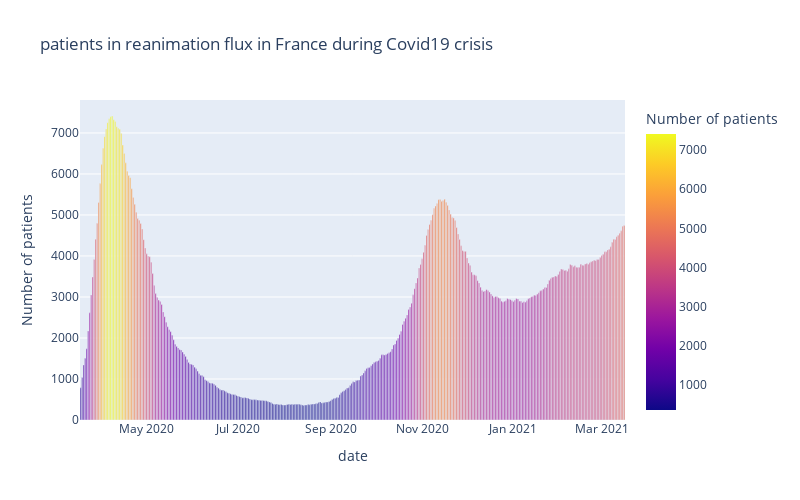

Notebook code for this chart:
### Code cell
fig = px.bar(rea_region_tot, x='date', y='Total',
    title=f'patients in reanimation flux in France during Covid19 crisis', color='Total', labels={'Total':'Number of patients'}, height=500, width=800)
fig.show()

### Figure 1 — Plotly figure (JSON) as saved in the notebook; plotly's stock layout.template omitted (floating-point values rounded to 4 significant figures; data arrays with more than 128 entries replaced by an {"elided": "..."} marker saying what was removed)
{"data": [{"alignmentgroup": "True", "hovertemplate": "date=%{x}<br>Number of patients=%{marker.color}<extra></extra>", "legendgroup": "", "marker": {"color": {"elided": "364 int values"}, "coloraxis": "coloraxis"}, "name": "", "offsetgroup": "", "orientation": "v", "showlegend": false, "textposition": "auto", "type": "bar", "x": {"elided": "364 str values"}, "xaxis": "x", "y": {"elided": "364 int values"}, "yaxis": "y"}], "layout": {"barmode": "relative", "coloraxis": {"colorbar": {"title": {"text": "Number of patients"}}, "colorscale": [[0, "#0d0887"], [0.1111, "#46039f"], [0.2222, "#7201a8"], [0.3333, "#9c179e"], [0.4444, "#bd3786"], [0.5556, "#d8576b"], [0.6667, "#ed7953"], [0.7778, "#fb9f3a"], [0.8889, "#fdca26"], [1, "#f0f921"]]}, "height": 500, "legend": {"tracegroupgap": 0}, "title": {"text": "patients in reanimation flux in France during Covid19 crisis"}, "width": 800, "xaxis": {"anchor": "y", "domain": [0, 1], "title": {"text": "date"}}, "yaxis": {"anchor": "x", "domain": [0, 1], "title": {"text": "Number of patients"}}}}
